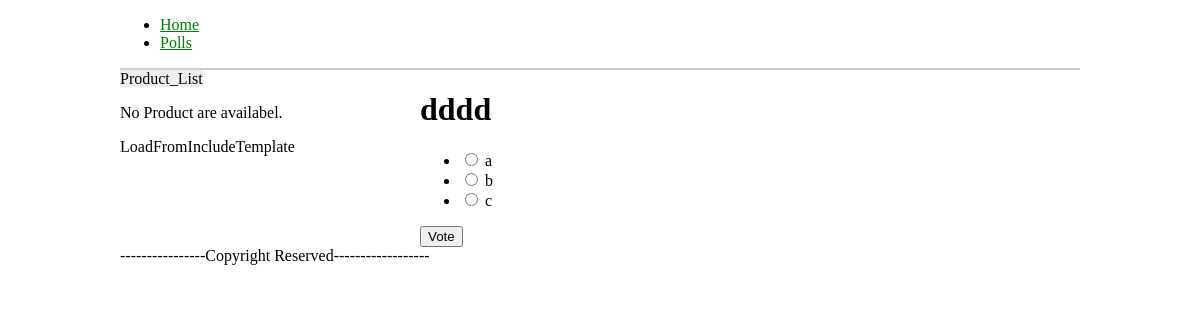
Screenshot of /polls/4/ with the database file from the repository.
### polls/models.py (models this page shows, shortened)
class Poll(models.Model):
    question=models.CharField(max_length=200)
    pub_date=models.DateTimeField("date published")
    def was_published_recently(self):
        return timezone.now()>self.pub_date>=timezone.now()-datetime.timedelta(days=1)
    was_published_recently.admin_order_fied='pub_date'
    was_published_recently.boolean=True
    was_published_recently.short_description="Published recently?"

class Choice(models.Model):
    poll=models.ForeignKey(Poll)
    choice_text=models.CharField(max_length=200)
    votes=models.IntegerField(default=0)

### polls/views.py (the view)
# urls.py: ,url(r'^(?P<pk>\d+)/$',views.DetailView.as_view(),name='detail')
class DetailView(generic.DetailView):
    model=Poll
    template_name='polls/detail.html'
    '''
    Excludes any polls that are't published yet'''
    def get_queryset(self):
        return Poll.objects.filter(pub_date__lte=timezone.now())

### polls/templates/polls/detail.html (shortened to what this page needs)
{%extends 'base.html'%}
{%block content%}
<h1>{{poll.question}}</h1>
<form action="{%url 'polls:vote' poll.id %}" method="post">
<ul>
{%for choice in poll.choice_set.all%}
<li> <input type="radio" name="choice" id="choice{{forloop.counter}}"
	value="{{choice.id}}"/> <label for="choice{{forloop.counter}}"
	> {{choice.choice_text}}</label></li>
{%endfor%}
</ul>
<input type="submit" value="Vote"/>
</form>
{%endblock%}

### rows the page displays
Poll: question "dddd"
Choice: choice_text "a"
Choice: choice_text "b"
Choice: choice_text "c"
